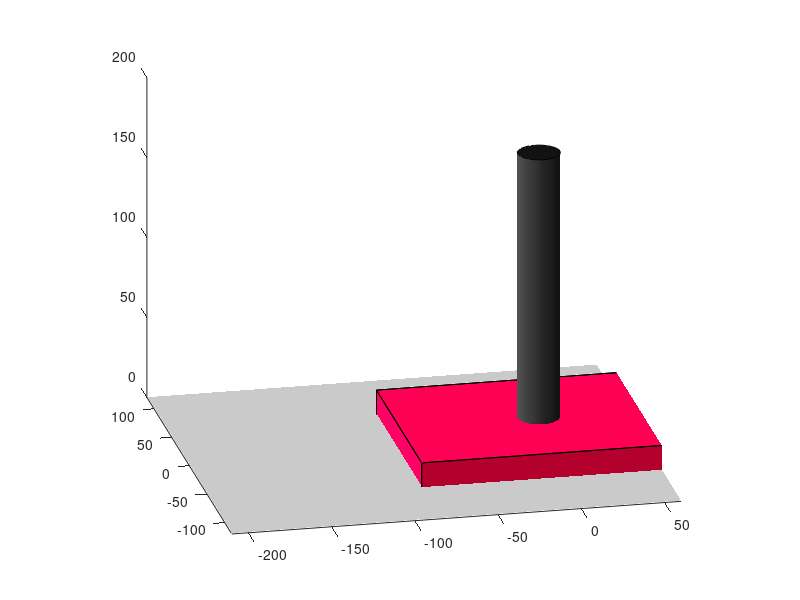

Recreate this plot in MATLAB.
% load pillar system 

hold on

% Create robot vertices and faces
robot.l = 84*2;
robot.b = 64*2;
robot.h = 30;
robot.vx = 0.5*robot.l*[-1 1 1 -1 -1 1 1 -1]';
robot.vy = 0.5*robot.b*[1 1 1 1 -1 -1 -1 -1]';
robot.vz = 0.5*robot.h*[-1 -1 1 1 1 1 -1 -1]';
robot.verts= [robot.vx, robot.vy ,robot.vz ];
robot.facs = [  1 2 3 4
                5 6 7 8
                4 3 6 5
                3 2 7 6
                2 1 8 7
                1 4 5 8];
            
robot.patch = patch('Faces',robot.facs,'Vertices',robot.verts,'facecolor',[1 0 0.25]);

% create pillars
pillar_radius = 12.7;
pillar.center = [212.7000 0];
robot.x_offset = pillar.center(1);

[x0,y0,z0] = cylinder(pillar_radius,100);
z0 = z0*180;
ppill(1) = surf(x0,y0,z0, 'edgealpha',0,'facecolor',[1 1 1 ]*0.2,'facelighting', 'gouraud');
ptop(1) = patch('xdata',x0(1,:),'ydata',y0(1,:),'zdata',z0(2,:));
set(ptop(1),'facecolor',[1 1 1 ]*0.2,'facelighting', 'gouraud', 'edgealpha',1);

% ground
gnd = patch([-1 -1 1 1]*220,[-1 1 1 -1]*150,'k');
set(gnd,'facecolor',[1 1 1]*0.6);

view(-12,20);

axis equal

light('position',[-400 0 200 ]);
light('position',[-200 -200 200 ]*2);
light('position',[-200  200 200 ]*2);
 
set(get(gca,'xaxis'),'visible','off');
set(get(gca,'yaxis'),'visible','off');
set(get(gca,'zaxis'),'visible','off');

xlim([-210 60])
ylim([-1 1]*120)
zlim([0 200])